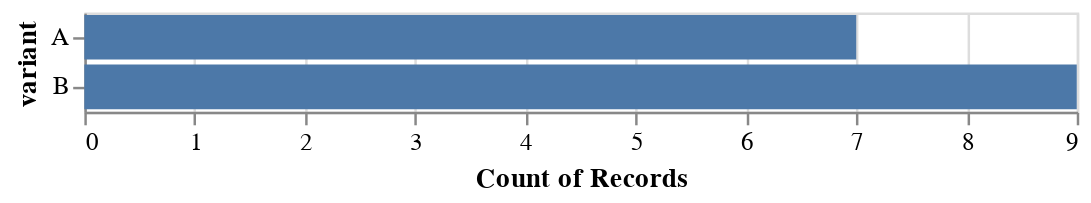

The notebook cell saved with this chart:
### Code cell
df_br_na = df_br[df_br[REVENUE].isna()]
print('Number of NA records for Booking Requests: {}'.format(len(df_br_na)))
alt.Chart(df_br_na).mark_bar().encode(
    x=alt.X('count({})'.format(VARIANT)),
    y=alt.Y(VARIANT)
)

### Figure 1 — Vega-Lite specification as saved in the notebook (floating-point values rounded to 4 significant figures)
{"config": {"view": {"continuousWidth": 400, "continuousHeight": 300}}, "data": {"name": "data-4912617eca7c9e33510144a62596d99a"}, "mark": "bar", "encoding": {"x": {"type": "nominal", "aggregate": "count", "field": "variant"}, "y": {"type": "nominal", "field": "variant"}}, "$schema": "https://vega.github.io/schema/vega-lite/v4.8.1.json", "datasets": {"data-4912617eca7c9e33510144a62596d99a": [{"datetime": "2021-08-01 05:02:36", "user_id": "630002484", "variant": "B", "city": "madrid", "event_type": "booking_request", "revenue": null}, {"datetime": "2021-08-07 19:03:15", "user_id": "550671703", "variant": "A", "city": "madrid", "event_type": "booking_request", "revenue": null}, {"datetime": "2021-08-08 03:50:03", "user_id": "636312924", "variant": "A", "city": "rome", "event_type": "booking_request", "revenue": null}, {"datetime": "2021-08-08 16:47:19", "user_id": "309520845", "variant": "B", "city": "madrid", "event_type": "booking_request", "revenue": null}, {"datetime": "2021-08-09 16:51:39", "user_id": "300995164", "variant": "A", "city": "madrid", "event_type": "booking_request", "revenue": null}, {"datetime": "2021-08-09 23:14:42", "user_id": "107611432", "variant": "B", "city": "madrid", "event_type": "booking_request", "revenue": null}, {"datetime": "2021-08-10 19:00:46", "user_id": "407676929", "variant": "B", "city": "rome", "event_type": "booking_request", "revenue": null}, {"datetime": "2021-08-13 19:33:48", "user_id": "135213498", "variant": "A", "city": "madrid", "event_type": "booking_request", "revenue": null}, {"datetime": "2021-08-14 19:12:41", "user_id": "426695352", "variant": "B", "city": "madrid", "event_type": "booking_request", "revenue": null}, {"datetime": "2021-08-18 06:33:00", "user_id": "390085734", "variant": "A", "city": "madrid", "event_type": "booking_request", "revenue": null}, {"datetime": "2021-08-22 16:53:01", "user_id": "243122065", "variant": "B", "city": "rome", "event_type": "booking_request", "revenue": null}, {"datetime": "2021-08-23 00:32:08", "user_id": "901299274", "variant": "A", "city": "madrid", "event_type": "booking_request", "revenue": null}, {"datetime": "2021-08-24 02:45:37", "user_id": "569286216", "variant": "B", "city": "madrid", "event_type": "booking_request", "revenue": null}, {"datetime": "2021-08-25 17:27:49", "user_id": "131601658", "variant": "A", "city": "rome", "event_type": "booking_request", "revenue": null}, {"datetime": "2021-08-26 11:57:54", "user_id": "872225754", "variant": "B", "city": "rome", "event_type": "booking_request", "revenue": null}, {"datetime": "2021-08-27 11:42:02", "user_id": "560117963", "variant": "B", "city": "madrid", "event_type": "booking_request", "revenue": null}]}}
